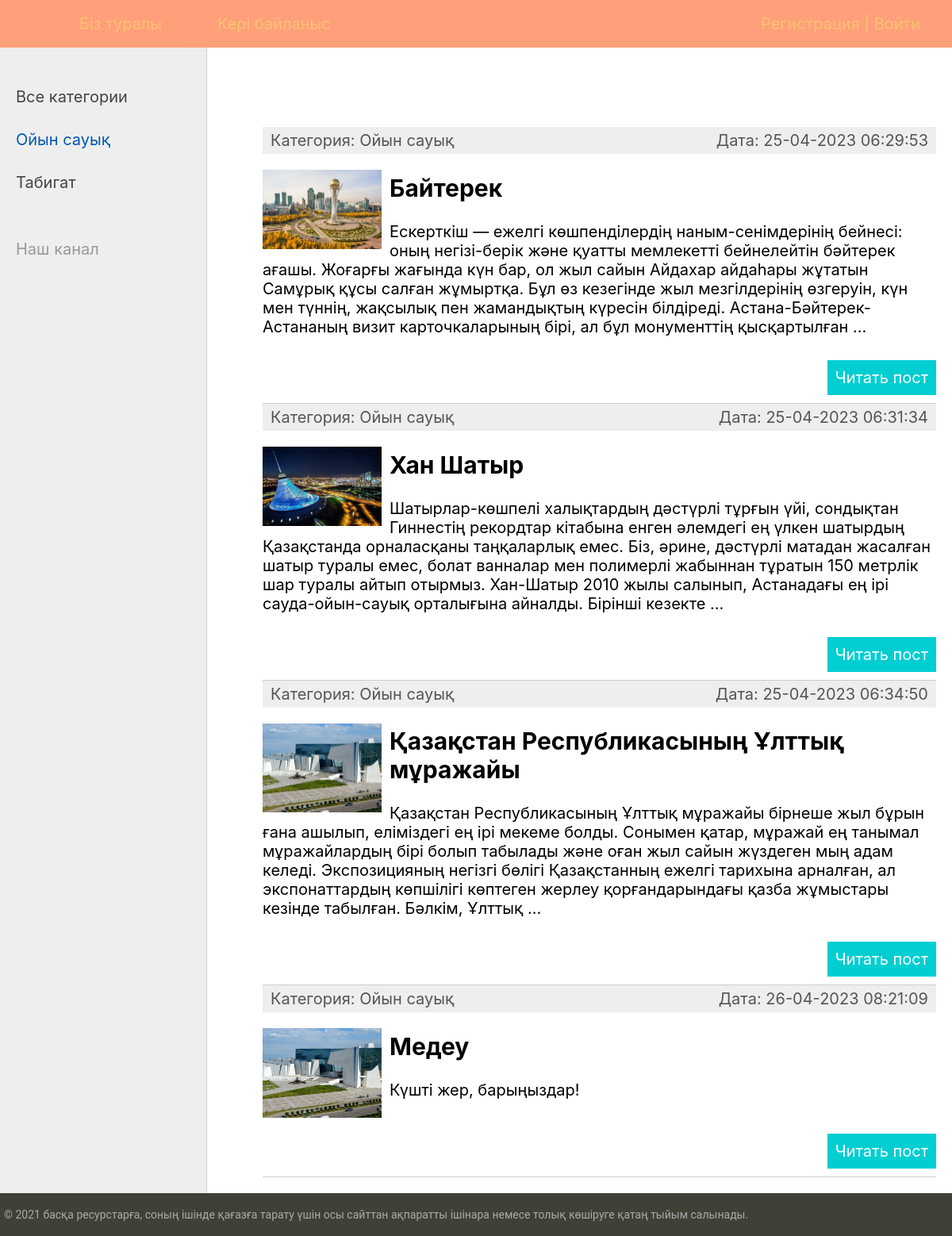
/category/oyn-sauyk/, run on the app's committed database.
### tourist/models.py (models this page shows, shortened)
class Category(models.Model):
    name = models.CharField(max_length=100, db_index=True, verbose_name="Категория")
    slug = models.SlugField(max_length=255, unique=True, db_index=True, verbose_name="URL")
    def __str__(self):
        return self.name
    def get_absolute_url(self):
        return reverse('category', kwargs={'cat_slug': self.slug})
    class Meta:
        verbose_name = 'Категория'
        verbose_name_plural = 'Категории'
        ordering = ['id']

class Tourist(models.Model):
    title = models.CharField(max_length=255, verbose_name="Заголовок")
    slug = models.SlugField(max_length=255, unique=True, db_index=True, verbose_name="URL")
    content = models.TextField(blank=True, verbose_name="Текст статьи")
    photo = models.ImageField(upload_to="photos/%Y/%m/%d/", verbose_name="Фото")
    time_create = models.DateTimeField(auto_now_add=True, verbose_name="Время создания")
    time_update = models.DateTimeField(auto_now=True, verbose_name="Время изменения")
    is_published = models.BooleanField(default=True, verbose_name="Публикация")
    cat = models.ForeignKey('Category', on_delete=models.PROTECT, verbose_name="Категории")
    def get_absolute_url(self):
        return reverse('post', kwargs={'post_slug': self.slug})
    class Meta:
        verbose_name = 'Көрікті жерлер'
        verbose_name_plural = 'Көрікті жерлер'
        ordering = ['id']

### tourist/views.py (the view)
# urls.py: path('category/<slug:cat_slug>/', TouristCategory.as_view(), name='category'),
class TouristCategory(DataMixin, ListView):
    model = Tourist
    template_name = 'tourist/index.html'
    context_object_name = 'posts'
    allow_empty = False
    def get_queryset(self):
        return Tourist.objects.filter(cat__slug=self.kwargs['cat_slug'], is_published=True).select_related('cat')
    def get_context_data(self, *, object_list=None, **kwargs):
        context = super().get_context_data(**kwargs)
        c = Category.objects.get(slug=self.kwargs['cat_slug'])
        c_def = self.get_user_context(title='Категория - ' + str(c.name),
                                      cat_selected=c.pk)
        return dict(list(context.items()) + list(c_def.items()))

### tourist/utils.py (called while the page is built)
    def get_user_context(self, **kwargs):
        context = kwargs
        cats = Category.objects.annotate(Count('tourist'))
        user_menu = menu.copy()
        if not self.request.user.is_authenticated:
            user_menu.pop(1)
        context['menu'] = user_menu
        context['cats'] = cats
        if 'cat_selected' not in context:
            context['cat_selected'] = 0
        return context

### tourist/templates/tourist/index.html (shortened to what this page needs)
{% extends 'tourist/base.html' %}
{% block content %}
<ul class="list-articles">
	{% for p in posts %}
			<li><div class="article-panel">
	<p class="first">Категория: {{p.cat}}</p>
	<p class="last">Дата: {{p.time_update|date:"d-m-Y H:i:s"}}</p>
</div>
{% if p.photo %}
	<p><img class="img-article-left thumb" src="{{p.photo.url}}"></p>
{% endif %}
				<h2>{{p.title}}</h2>
	{% autoescape on %}
	{{p.content|linebreaks|truncatewords:50}}
	{% endautoescape %}
			<p class="link-read-post"><a href="{{ p.get_absolute_url }}">Читать пост</a></p>
			</li>
	{% endfor %}
</ul>
{% endblock %}

### tourist/templates/tourist/base.html (shortened to what this page needs)
{% load static %}
{% load tourist_tags %}
<!DOCTYPE html>
<html>
<head>
	<link type="text/css" href="{% static 'tourist/css/styles.css' %}" rel="stylesheet" />
</head>
<body>
<table class="table-page" border=0 cellpadding="0" cellspacing="0">
<tr><td valign=top>
{% block mainmenu %}
		<div class="header">
			<ul id="mainmenu" class="mainmenu">
			<li class="logo"><a href="{% url 'home' %}"><div class="logo"></div></a></li>
{% for m in menu %}
			<li><a href="{% url m.url_name %}">{{m.title}}</a></li>
{% endfor %}
				{% if request.user.is_authenticated %}
				<li class="last"> {{user.username}} | <a href="{% url 'logout' %}">Выйти</a></li>
				{% else %}
				<li class="last"><a href="{% url 'register' %}">Регистрация</a> | <a href="{% url 'login' %}">Войти</a></li>
				{% endif %}
			</ul>
		</div>
{% endblock mainmenu %}
<table class="table-content" border=0 cellpadding="0" cellspacing="0">
<tr>
	<td valign="top" class="left-chapters">
	<ul id="leftchapters">
{% if cat_selected == 0 %}
		<li class="selected">Все категории</li>
{% else %}
		<li><a href="{% url 'home' %}">Все категории</a></li>
{% endif %}
{% for c in cats %}
{% if c.tourist__count > 0 %}
	{% if c.pk == cat_selected %}
		<li class="selected">{{c.name}}</li>
	{% else %}
		<li><a href="{{ c.get_absolute_url }}">{{c.name}}</a></li>
	{% endif %}
{% endif %}
{% endfor %}
		<li class="share">
		<p>Наш канал</p>
		<a class="share-yt" href="https://www.youtube.com/channel/UClJzWfGWuGJL2t-3dYKcHTA/playlists" target="_blank" rel="nofollow"></a>
		</li>
	</ul>
</td>
<td valign="top" class="content">
	<div class="content-text">
{% block content %}
{% endblock %}
	</div>
</td></tr></table>
</td></tr>
<tr><td valign=top>
	<div id="footer">
		<p>© 2021 басқа ресурстарға, соның ішінде қағазға тарату үшін осы сайттан ақпаратты ішінара немесе толық көшіруге қатаң тыйым салынады.</p>
	</div>
</td></tr></table>
</body>
</html>

### tourist/static/tourist/css/styles.css (style rules this page uses)
html, body { font-family: "Inter",sans-serif; margin: 0; padding: 0; height: 100%; width: 100%; color: #444; }
a { color: #00FFFF; text-decoration: none; }
img { max-width: 600px; height: auto; }
img.img-article-left { max-width: 300px; height: auto; float: left; padding: 0 10px 10px 0; }
img.img-article-left.thumb { max-width: 150px; height: auto; }
p.link-read-post { text-align: right; }
p.link-read-post a { padding: 10px; min-width: 100px; background: #00CED1; color: #fff; text-decoration: none; }
div.article-panel { background: #eee; padding: 5px 10px 5px 10px; box-sizing: border-box; overflow: hidden; color: #555; }
div.article-panel p.first { margin: 0; float: left; }
div.article-panel p.last { margin: 0; float: right; }
ul.list-articles { list-style: none; margin: 0; padding: 0; }
ul.list-articles li { border-bottom: 1px solid #ccc; }
.table-page { width: 100%; height: 100%; vertical-align: top; }
.table-page tr { height: 100%; }
.header { background: #FFA07A; height: 60px; }
.logo { background: url('../images/logo.png') no-repeat 10px 5px; width: 70px; height: 60px; }
ul.mainmenu { list-style: none; margin: 0; padding: 0; height: 60px; color: #fdc073; font-size: 20px; overflow: hidden; }
ul.mainmenu li { float: left; margin: 18px 40px 0 30px; }
ul.mainmenu li.logo { margin: 0; }
ul.mainmenu li.last { float: right; }
ul.mainmenu li a { color: #fdc073; text-decoration: none; }
.table-content { width: 100%; min-height: 100%; height: 100%; }
.left-chapters { margin: 0; background: #eee; border-right: 1px solid #ccc; min-height: 100%; }
.left-chapters ul { width: 230px; min-height: 100%; margin: 0; padding: 20px 10px 10px 20px; list-style: none; font-size: 20px; }
.left-chapters ul li { margin: 30px 0 0 0; color: #999; }
.left-chapters ul li.selected { color: #0059b2; }
.left-chapters ul li a { color: #444; text-decoration: none; }
.left-chapters ul li.share { margin: 60px 0 0 0; }
.left-chapters ul li.share p { margin: 30px 0 30px 0; }
.left-chapters ul li.share a { display: inline-block; width: 40px; height: 40px; margin: 0 20px 0 0; }
.left-chapters ul li.share a.share-yt { width: 100%; height: 30px; background: url('../images/share_yt.png') no-repeat 0 0 }
.content { padding: 40px 20px 20px 40px; width: 100%; box-sizing: border-box; }
.content-text { margin: 60px 0 0 30px; color: #000; font-size: 20px; }
#footer { box-sizing: border-box; background: #3F4137; padding: 5px; color: #aaa; font-size: 14px; font-family: Roboto, sans-serif; text-align: left; overflow: hidden; }

### data on the page
Category: name "Ойын сауық"
Category: name "Табигат"
Tourist: cat "Ойын сауық", time_update "25-04-2023 06:29:53", photo (picture), title "Байтерек", content "Ескерткіш — ежелгі көшпенділердің наным-сенімдерінің бейнесі: оның негізі-берік және қуатты мемлекетті бейнелейтін бәйтерек ағашы. Жоғарғы жағында күн бар, ол жыл сайын Айдахар айдаһары жұтатын Самұрық құсы салған жұмыртқа. Бұл өз кезегінде жыл мезгілдерінің өзгеруін, күн мен түннің, жақсылық пен жамандықтың күресін білдіреді. Астана-Бәйтерек-Астананың визит карточкаларының бірі, ал бұл монументтің қысқартылған …"
Tourist: cat "Ойын сауық", time_update "25-04-2023 06:31:34", photo (picture), title "Хан Шатыр", content "Шатырлар-көшпелі халықтардың дәстүрлі тұрғын үйі, сондықтан Гиннестің рекордтар кітабына енген әлемдегі ең үлкен шатырдың Қазақстанда орналасқаны таңқаларлық емес. Біз, әрине, дәстүрлі матадан жасалған шатыр туралы емес, болат ванналар мен полимерлі жабыннан тұратын 150 метрлік шар туралы айтып отырмыз. Хан-Шатыр 2010 жылы салынып, Астанадағы ең ірі сауда-ойын-сауық орталығына айналды. Бірінші кезекте …"
Tourist: cat "Ойын сауық", time_update "25-04-2023 06:34:50", photo (picture), title "Қазақстан Республикасының Ұлттық мұражайы", content "Қазақстан Республикасының Ұлттық мұражайы бірнеше жыл бұрын ғана ашылып, еліміздегі ең ірі мекеме болды. Сонымен қатар, мұражай ең танымал мұражайлардың бірі болып табылады және оған жыл сайын жүздеген мың адам келеді. Экспозицияның негізгі бөлігі Қазақстанның ежелгі тарихына арналған, ал экспонаттардың көпшілігі көптеген жерлеу қорғандарындағы қазба жұмыстары кезінде табылған. Бәлкім, Ұлттық …"
Tourist: cat "Ойын сауық", time_update "26-04-2023 08:21:09", photo (picture), title "Медеу", content "Күшті жер, барыңыздар!"
